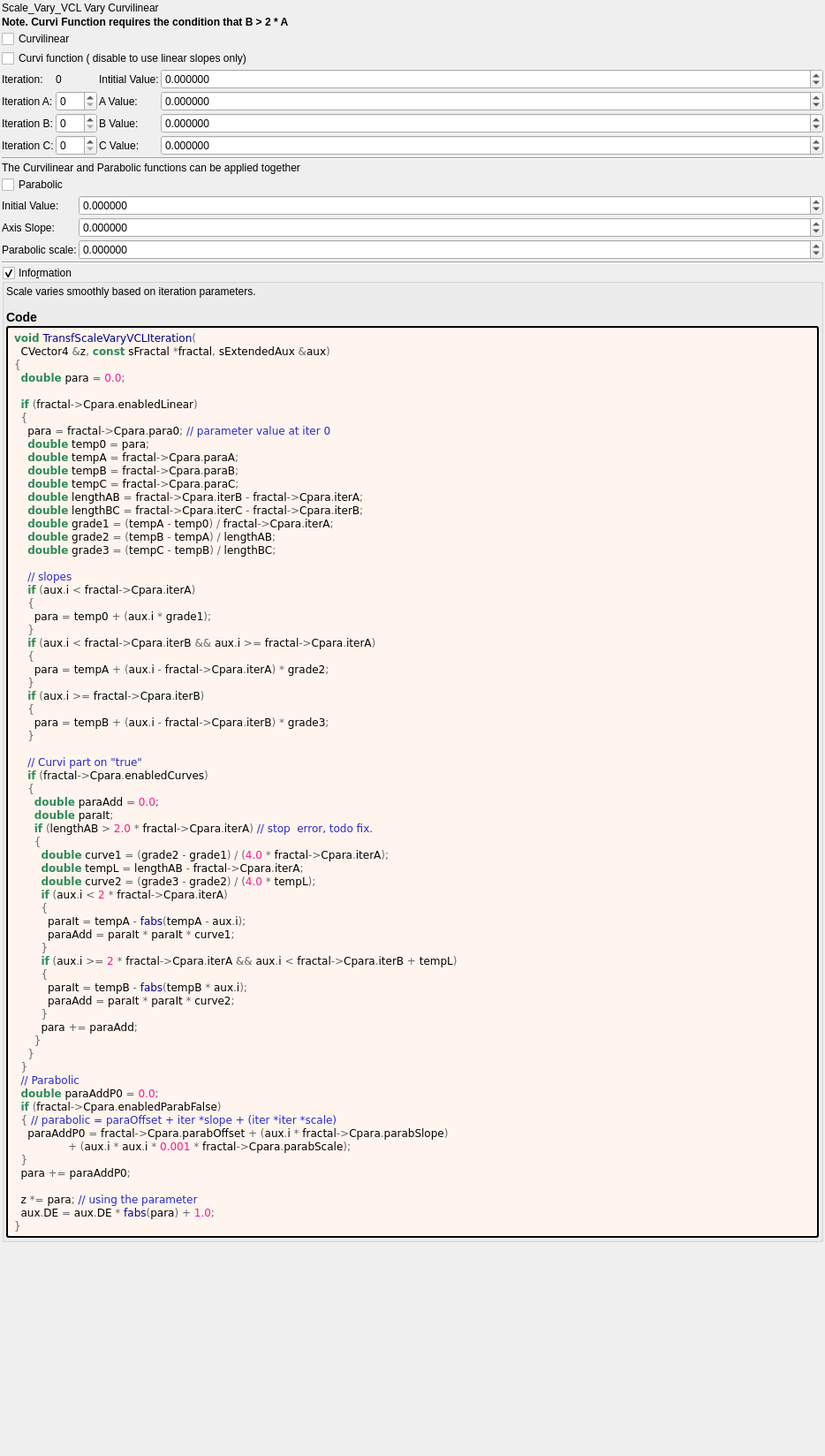
<?xml version="1.0" encoding="UTF-8"?>
<ui version="4.0">
 <class>transf_scale_vary_vcl</class>
 <widget class="QWidget" name="Form">
  <property name="geometry">
   <rect>
    <x>0</x>
    <y>0</y>
    <width>934</width>
    <height>1648</height>
   </rect>
  </property>
  <property name="windowTitle">
   <string notr="true">transf_scale_vary_vcl</string>
  </property>
  <layout class="QVBoxLayout" name="verticalLayout">
   <property name="spacing">
    <number>2</number>
   </property>
   <property name="leftMargin">
    <number>2</number>
   </property>
   <property name="topMargin">
    <number>2</number>
   </property>
   <property name="rightMargin">
    <number>2</number>
   </property>
   <property name="bottomMargin">
    <number>2</number>
   </property>
   <item>
    <widget class="QLabel" name="label_93">
     <property name="text">
      <string>Scale_Vary_VCL Vary Curvilinear</string>
     </property>
    </widget>
   </item>
   <item>
    <widget class="QLabel" name="label_99">
     <property name="font">
      <font>
       <weight>75</weight>
       <bold>true</bold>
      </font>
     </property>
     <property name="text">
      <string>Note. Curvi Function requires the condition that B &gt; 2 * A</string>
     </property>
     <property name="wordWrap">
      <bool>true</bool>
     </property>
    </widget>
   </item>
   <item>
    <layout class="QGridLayout" name="gridLayout_36" columnstretch="0,0,0,1">
     <property name="spacing">
      <number>2</number>
     </property>
     <item row="5" column="2">
      <widget class="QLabel" name="label_95">
       <property name="text">
        <string>B Value:</string>
       </property>
      </widget>
     </item>
     <item row="3" column="2">
      <widget class="QLabel" name="label_94">
       <property name="text">
        <string>Intitial Value:</string>
       </property>
      </widget>
     </item>
     <item row="6" column="1">
      <widget class="MySpinBox" name="spinboxInt_Cpara_iterC">
       <property name="sizePolicy">
        <sizepolicy hsizetype="Minimum" vsizetype="Maximum">
         <horstretch>0</horstretch>
         <verstretch>0</verstretch>
        </sizepolicy>
       </property>
       <property name="maximum">
        <number>999</number>
       </property>
      </widget>
     </item>
     <item row="3" column="3">
      <widget class="MyDoubleSpinBox" name="spinbox_Cpara_para0">
       <property name="sizePolicy">
        <sizepolicy hsizetype="Minimum" vsizetype="Maximum">
         <horstretch>0</horstretch>
         <verstretch>0</verstretch>
        </sizepolicy>
       </property>
       <property name="prefix">
        <string/>
       </property>
       <property name="suffix">
        <string/>
       </property>
       <property name="decimals">
        <number>6</number>
       </property>
       <property name="minimum">
        <double>-99.000000000000000</double>
       </property>
       <property name="maximum">
        <double>99.000000000000000</double>
       </property>
       <property name="singleStep">
        <double>0.100000000000000</double>
       </property>
      </widget>
     </item>
     <item row="5" column="3">
      <widget class="MyDoubleSpinBox" name="spinbox_Cpara_paraB">
       <property name="sizePolicy">
        <sizepolicy hsizetype="Minimum" vsizetype="Maximum">
         <horstretch>0</horstretch>
         <verstretch>0</verstretch>
        </sizepolicy>
       </property>
       <property name="prefix">
        <string/>
       </property>
       <property name="suffix">
        <string/>
       </property>
       <property name="decimals">
        <number>6</number>
       </property>
       <property name="minimum">
        <double>-99.000000000000000</double>
       </property>
       <property name="maximum">
        <double>99.000000000000000</double>
       </property>
       <property name="singleStep">
        <double>0.100000000000000</double>
       </property>
      </widget>
     </item>
     <item row="4" column="2">
      <widget class="QLabel" name="label_92">
       <property name="text">
        <string>A Value:</string>
       </property>
      </widget>
     </item>
     <item row="4" column="3">
      <widget class="MyDoubleSpinBox" name="spinbox_Cpara_paraA">
       <property name="sizePolicy">
        <sizepolicy hsizetype="Minimum" vsizetype="Maximum">
         <horstretch>0</horstretch>
         <verstretch>0</verstretch>
        </sizepolicy>
       </property>
       <property name="prefix">
        <string/>
       </property>
       <property name="suffix">
        <string/>
       </property>
       <property name="decimals">
        <number>6</number>
       </property>
       <property name="minimum">
        <double>-99.000000000000000</double>
       </property>
       <property name="maximum">
        <double>99.000000000000000</double>
       </property>
       <property name="singleStep">
        <double>0.100000000000000</double>
       </property>
      </widget>
     </item>
     <item row="5" column="1">
      <widget class="MySpinBox" name="spinboxInt_Cpara_iterB">
       <property name="sizePolicy">
        <sizepolicy hsizetype="Minimum" vsizetype="Maximum">
         <horstretch>0</horstretch>
         <verstretch>0</verstretch>
        </sizepolicy>
       </property>
       <property name="maximum">
        <number>999</number>
       </property>
      </widget>
     </item>
     <item row="3" column="0">
      <widget class="QLabel" name="label_171">
       <property name="text">
        <string>Iteration:</string>
       </property>
      </widget>
     </item>
     <item row="5" column="0">
      <widget class="QLabel" name="label_173">
       <property name="text">
        <string>Iteration B:</string>
       </property>
      </widget>
     </item>
     <item row="4" column="0">
      <widget class="QLabel" name="label_172">
       <property name="text">
        <string>Iteration A:</string>
       </property>
      </widget>
     </item>
     <item row="6" column="0">
      <widget class="QLabel" name="label_175">
       <property name="text">
        <string>Iteration C:</string>
       </property>
      </widget>
     </item>
     <item row="6" column="2">
      <widget class="QLabel" name="label_96">
       <property name="text">
        <string>C Value:</string>
       </property>
      </widget>
     </item>
     <item row="3" column="1">
      <widget class="QLabel" name="label_174">
       <property name="text">
        <string notr="true">0</string>
       </property>
      </widget>
     </item>
     <item row="4" column="1">
      <widget class="MySpinBox" name="spinboxInt_Cpara_iterA">
       <property name="sizePolicy">
        <sizepolicy hsizetype="Minimum" vsizetype="Maximum">
         <horstretch>0</horstretch>
         <verstretch>0</verstretch>
        </sizepolicy>
       </property>
       <property name="maximum">
        <number>999</number>
       </property>
      </widget>
     </item>
     <item row="6" column="3">
      <widget class="MyDoubleSpinBox" name="spinbox_Cpara_paraC">
       <property name="sizePolicy">
        <sizepolicy hsizetype="Minimum" vsizetype="Maximum">
         <horstretch>0</horstretch>
         <verstretch>0</verstretch>
        </sizepolicy>
       </property>
       <property name="prefix">
        <string/>
       </property>
       <property name="suffix">
        <string/>
       </property>
       <property name="decimals">
        <number>6</number>
       </property>
       <property name="minimum">
        <double>-99.000000000000000</double>
       </property>
       <property name="maximum">
        <double>99.000000000000000</double>
       </property>
       <property name="singleStep">
        <double>0.100000000000000</double>
       </property>
      </widget>
     </item>
     <item row="2" column="0" colspan="4">
      <widget class="MyCheckBox" name="checkBox_Cpara_enabledCurves">
       <property name="text">
        <string>Curvi function ( disable to use linear slopes only)</string>
       </property>
      </widget>
     </item>
     <item row="1" column="0" colspan="4">
      <widget class="MyCheckBox" name="checkBox_Cpara_enabledLinear">
       <property name="text">
        <string>Curvilinear</string>
       </property>
      </widget>
     </item>
    </layout>
   </item>
   <item>
    <widget class="Line" name="line_2">
     <property name="orientation">
      <enum>Qt::Horizontal</enum>
     </property>
    </widget>
   </item>
   <item>
    <widget class="QLabel" name="label_97">
     <property name="text">
      <string>The Curvilinear and Parabolic functions can be applied together</string>
     </property>
     <property name="wordWrap">
      <bool>true</bool>
     </property>
    </widget>
   </item>
   <item>
    <layout class="QGridLayout" name="gridLayout_37" columnstretch="0,1">
     <property name="spacing">
      <number>2</number>
     </property>
     <item row="0" column="0">
      <widget class="MyCheckBox" name="checkBox_Cpara_enabledParab_false">
       <property name="text">
        <string>Parabolic</string>
       </property>
      </widget>
     </item>
     <item row="2" column="1">
      <widget class="MyDoubleSpinBox" name="spinbox_Cpara_parab_slope">
       <property name="sizePolicy">
        <sizepolicy hsizetype="Minimum" vsizetype="Maximum">
         <horstretch>0</horstretch>
         <verstretch>0</verstretch>
        </sizepolicy>
       </property>
       <property name="prefix">
        <string/>
       </property>
       <property name="suffix">
        <string/>
       </property>
       <property name="decimals">
        <number>6</number>
       </property>
       <property name="minimum">
        <double>-99.000000000000000</double>
       </property>
       <property name="maximum">
        <double>99.000000000000000</double>
       </property>
       <property name="singleStep">
        <double>0.100000000000000</double>
       </property>
      </widget>
     </item>
     <item row="3" column="0">
      <widget class="QLabel" name="label_98">
       <property name="text">
        <string>Parabolic scale:</string>
       </property>
      </widget>
     </item>
     <item row="3" column="1">
      <widget class="MyDoubleSpinBox" name="spinbox_Cpara_parab_scale">
       <property name="sizePolicy">
        <sizepolicy hsizetype="Minimum" vsizetype="Maximum">
         <horstretch>0</horstretch>
         <verstretch>0</verstretch>
        </sizepolicy>
       </property>
       <property name="prefix">
        <string/>
       </property>
       <property name="suffix">
        <string/>
       </property>
       <property name="decimals">
        <number>6</number>
       </property>
       <property name="minimum">
        <double>-9999.000000000000000</double>
       </property>
       <property name="maximum">
        <double>9999.000000000000000</double>
       </property>
       <property name="singleStep">
        <double>0.100000000000000</double>
       </property>
      </widget>
     </item>
     <item row="2" column="0">
      <widget class="QLabel" name="label_101">
       <property name="text">
        <string>Axis Slope:</string>
       </property>
      </widget>
     </item>
     <item row="1" column="1">
      <widget class="MyDoubleSpinBox" name="spinbox_Cpara_parab_offset">
       <property name="sizePolicy">
        <sizepolicy hsizetype="Minimum" vsizetype="Maximum">
         <horstretch>0</horstretch>
         <verstretch>0</verstretch>
        </sizepolicy>
       </property>
       <property name="prefix">
        <string/>
       </property>
       <property name="suffix">
        <string/>
       </property>
       <property name="decimals">
        <number>6</number>
       </property>
       <property name="minimum">
        <double>-99.000000000000000</double>
       </property>
       <property name="maximum">
        <double>99.000000000000000</double>
       </property>
       <property name="singleStep">
        <double>0.100000000000000</double>
       </property>
      </widget>
     </item>
     <item row="1" column="0">
      <widget class="QLabel" name="label_100">
       <property name="text">
        <string>Initial Value:</string>
       </property>
      </widget>
     </item>
    </layout>
   </item>
   <item>
    <widget class="Line" name="line">
     <property name="orientation">
      <enum>Qt::Horizontal</enum>
     </property>
    </widget>
   </item>
   <item>
    <widget class="MyGroupBox" name="groupCheck_info">
     <property name="title">
      <string>Info&amp;rmation</string>
     </property>
     <property name="flat">
      <bool>false</bool>
     </property>
     <property name="checkable">
      <bool>true</bool>
     </property>
     <layout class="QVBoxLayout" name="verticalLayout_2">
      <property name="spacing">
       <number>2</number>
      </property>
      <property name="leftMargin">
       <number>2</number>
      </property>
      <property name="topMargin">
       <number>2</number>
      </property>
      <property name="rightMargin">
       <number>2</number>
      </property>
      <property name="bottomMargin">
       <number>2</number>
      </property>
      <item>
       <widget class="QLabel" name="label_information_general">
        <property name="text">
         <string notr="true">&lt;p&gt;Scale varies smoothly based on iteration parameters.&lt;/p&gt;&lt;table&gt;
&lt;/table&gt;
&lt;h3&gt;Code&lt;/h3&gt;</string>
        </property>
        <property name="wordWrap">
         <bool>true</bool>
        </property>
        <property name="openExternalLinks">
         <bool>true</bool>
        </property>
        <property name="textInteractionFlags">
         <set>Qt::LinksAccessibleByMouse|Qt::TextSelectableByMouse</set>
        </property>
       </widget>
      </item>
      <item>
       <widget class="QLabel" name="label_code_content">
        <property name="styleSheet">
         <string notr="true">border-style: outset; border-width: 2px; border-radius: 3px; border-color: black; background-color: #fff5ee; padding: 4px;</string>
        </property>
        <property name="text">
         <string notr="true">&lt;body style=&quot;background-color:#fff5ee&quot;&gt;
&lt;pre style=&quot;color:#000000; background-color:#fff5ee;  font-family:'Courier New',monospace;&quot;&gt;&lt;span style=&quot;color:#2e8b57; font-weight:bold&quot;&gt;void&lt;/span&gt; &lt;span style=&quot;color:#00008f&quot;&gt;TransfScaleVaryVCLIteration&lt;/span&gt;&lt;span style=&quot;color:#676767&quot;&gt;(&lt;/span&gt;
  CVector4 &lt;span style=&quot;color:#676767&quot;&gt;&amp;amp;&lt;/span&gt;z&lt;span style=&quot;color:#676767&quot;&gt;,&lt;/span&gt; &lt;span style=&quot;color:#2e8b57; font-weight:bold&quot;&gt;const&lt;/span&gt; sFractal &lt;span style=&quot;color:#676767&quot;&gt;*&lt;/span&gt;fractal&lt;span style=&quot;color:#676767&quot;&gt;,&lt;/span&gt; sExtendedAux &lt;span style=&quot;color:#676767&quot;&gt;&amp;amp;&lt;/span&gt;aux&lt;span style=&quot;color:#676767&quot;&gt;)&lt;/span&gt;
&lt;span style=&quot;color:#676767&quot;&gt;{&lt;/span&gt;
  &lt;span style=&quot;color:#2e8b57; font-weight:bold&quot;&gt;double&lt;/span&gt; para &lt;span style=&quot;color:#676767&quot;&gt;=&lt;/span&gt; &lt;span style=&quot;color:#ff1493&quot;&gt;0.0&lt;/span&gt;&lt;span style=&quot;color:#676767&quot;&gt;;&lt;/span&gt;

  &lt;span style=&quot;color:#2e8b57; font-weight:bold&quot;&gt;if&lt;/span&gt; &lt;span style=&quot;color:#676767&quot;&gt;(&lt;/span&gt;fractal&lt;span style=&quot;color:#676767&quot;&gt;-&amp;gt;&lt;/span&gt;Cpara&lt;span style=&quot;color:#676767&quot;&gt;.&lt;/span&gt;enabledLinear&lt;span style=&quot;color:#676767&quot;&gt;)&lt;/span&gt;
  &lt;span style=&quot;color:#676767&quot;&gt;{&lt;/span&gt;
    para &lt;span style=&quot;color:#676767&quot;&gt;=&lt;/span&gt; fractal&lt;span style=&quot;color:#676767&quot;&gt;-&amp;gt;&lt;/span&gt;Cpara&lt;span style=&quot;color:#676767&quot;&gt;.&lt;/span&gt;para0&lt;span style=&quot;color:#676767&quot;&gt;;&lt;/span&gt; &lt;span style=&quot;color:#2929cc&quot;&gt;// parameter value at iter 0&lt;/span&gt;
    &lt;span style=&quot;color:#2e8b57; font-weight:bold&quot;&gt;double&lt;/span&gt; temp0 &lt;span style=&quot;color:#676767&quot;&gt;=&lt;/span&gt; para&lt;span style=&quot;color:#676767&quot;&gt;;&lt;/span&gt;
    &lt;span style=&quot;color:#2e8b57; font-weight:bold&quot;&gt;double&lt;/span&gt; tempA &lt;span style=&quot;color:#676767&quot;&gt;=&lt;/span&gt; fractal&lt;span style=&quot;color:#676767&quot;&gt;-&amp;gt;&lt;/span&gt;Cpara&lt;span style=&quot;color:#676767&quot;&gt;.&lt;/span&gt;paraA&lt;span style=&quot;color:#676767&quot;&gt;;&lt;/span&gt;
    &lt;span style=&quot;color:#2e8b57; font-weight:bold&quot;&gt;double&lt;/span&gt; tempB &lt;span style=&quot;color:#676767&quot;&gt;=&lt;/span&gt; fractal&lt;span style=&quot;color:#676767&quot;&gt;-&amp;gt;&lt;/span&gt;Cpara&lt;span style=&quot;color:#676767&quot;&gt;.&lt;/span&gt;paraB&lt;span style=&quot;color:#676767&quot;&gt;;&lt;/span&gt;
    &lt;span style=&quot;color:#2e8b57; font-weight:bold&quot;&gt;double&lt;/span&gt; tempC &lt;span style=&quot;color:#676767&quot;&gt;=&lt;/span&gt; fractal&lt;span style=&quot;color:#676767&quot;&gt;-&amp;gt;&lt;/span&gt;Cpara&lt;span style=&quot;color:#676767&quot;&gt;.&lt;/span&gt;paraC&lt;span style=&quot;color:#676767&quot;&gt;;&lt;/span&gt;
    &lt;span style=&quot;color:#2e8b57; font-weight:bold&quot;&gt;double&lt;/span&gt; lengthAB &lt;span style=&quot;color:#676767&quot;&gt;=&lt;/span&gt; fractal&lt;span style=&quot;color:#676767&quot;&gt;-&amp;gt;&lt;/span&gt;Cpara&lt;span style=&quot;color:#676767&quot;&gt;.&lt;/span&gt;iterB &lt;span style=&quot;color:#676767&quot;&gt;-&lt;/span&gt; fractal&lt;span style=&quot;color:#676767&quot;&gt;-&amp;gt;&lt;/span&gt;Cpara&lt;span style=&quot;color:#676767&quot;&gt;.&lt;/span&gt;iterA&lt;span style=&quot;color:#676767&quot;&gt;;&lt;/span&gt;
    &lt;span style=&quot;color:#2e8b57; font-weight:bold&quot;&gt;double&lt;/span&gt; lengthBC &lt;span style=&quot;color:#676767&quot;&gt;=&lt;/span&gt; fractal&lt;span style=&quot;color:#676767&quot;&gt;-&amp;gt;&lt;/span&gt;Cpara&lt;span style=&quot;color:#676767&quot;&gt;.&lt;/span&gt;iterC &lt;span style=&quot;color:#676767&quot;&gt;-&lt;/span&gt; fractal&lt;span style=&quot;color:#676767&quot;&gt;-&amp;gt;&lt;/span&gt;Cpara&lt;span style=&quot;color:#676767&quot;&gt;.&lt;/span&gt;iterB&lt;span style=&quot;color:#676767&quot;&gt;;&lt;/span&gt;
    &lt;span style=&quot;color:#2e8b57; font-weight:bold&quot;&gt;double&lt;/span&gt; grade1 &lt;span style=&quot;color:#676767&quot;&gt;= (&lt;/span&gt;tempA &lt;span style=&quot;color:#676767&quot;&gt;-&lt;/span&gt; temp0&lt;span style=&quot;color:#676767&quot;&gt;) /&lt;/span&gt; fractal&lt;span style=&quot;color:#676767&quot;&gt;-&amp;gt;&lt;/span&gt;Cpara&lt;span style=&quot;color:#676767&quot;&gt;.&lt;/span&gt;iterA&lt;span style=&quot;color:#676767&quot;&gt;;&lt;/span&gt;
    &lt;span style=&quot;color:#2e8b57; font-weight:bold&quot;&gt;double&lt;/span&gt; grade2 &lt;span style=&quot;color:#676767&quot;&gt;= (&lt;/span&gt;tempB &lt;span style=&quot;color:#676767&quot;&gt;-&lt;/span&gt; tempA&lt;span style=&quot;color:#676767&quot;&gt;) /&lt;/span&gt; lengthAB&lt;span style=&quot;color:#676767&quot;&gt;;&lt;/span&gt;
    &lt;span style=&quot;color:#2e8b57; font-weight:bold&quot;&gt;double&lt;/span&gt; grade3 &lt;span style=&quot;color:#676767&quot;&gt;= (&lt;/span&gt;tempC &lt;span style=&quot;color:#676767&quot;&gt;-&lt;/span&gt; tempB&lt;span style=&quot;color:#676767&quot;&gt;) /&lt;/span&gt; lengthBC&lt;span style=&quot;color:#676767&quot;&gt;;&lt;/span&gt;

    &lt;span style=&quot;color:#2929cc&quot;&gt;// slopes&lt;/span&gt;
    &lt;span style=&quot;color:#2e8b57; font-weight:bold&quot;&gt;if&lt;/span&gt; &lt;span style=&quot;color:#676767&quot;&gt;(&lt;/span&gt;aux&lt;span style=&quot;color:#676767&quot;&gt;.&lt;/span&gt;i &lt;span style=&quot;color:#676767&quot;&gt;&amp;lt;&lt;/span&gt; fractal&lt;span style=&quot;color:#676767&quot;&gt;-&amp;gt;&lt;/span&gt;Cpara&lt;span style=&quot;color:#676767&quot;&gt;.&lt;/span&gt;iterA&lt;span style=&quot;color:#676767&quot;&gt;)&lt;/span&gt;
    &lt;span style=&quot;color:#676767&quot;&gt;{&lt;/span&gt;
      para &lt;span style=&quot;color:#676767&quot;&gt;=&lt;/span&gt; temp0 &lt;span style=&quot;color:#676767&quot;&gt;+ (&lt;/span&gt;aux&lt;span style=&quot;color:#676767&quot;&gt;.&lt;/span&gt;i &lt;span style=&quot;color:#676767&quot;&gt;*&lt;/span&gt; grade1&lt;span style=&quot;color:#676767&quot;&gt;);&lt;/span&gt;
    &lt;span style=&quot;color:#676767&quot;&gt;}&lt;/span&gt;
    &lt;span style=&quot;color:#2e8b57; font-weight:bold&quot;&gt;if&lt;/span&gt; &lt;span style=&quot;color:#676767&quot;&gt;(&lt;/span&gt;aux&lt;span style=&quot;color:#676767&quot;&gt;.&lt;/span&gt;i &lt;span style=&quot;color:#676767&quot;&gt;&amp;lt;&lt;/span&gt; fractal&lt;span style=&quot;color:#676767&quot;&gt;-&amp;gt;&lt;/span&gt;Cpara&lt;span style=&quot;color:#676767&quot;&gt;.&lt;/span&gt;iterB &lt;span style=&quot;color:#676767&quot;&gt;&amp;amp;&amp;amp;&lt;/span&gt; aux&lt;span style=&quot;color:#676767&quot;&gt;.&lt;/span&gt;i &lt;span style=&quot;color:#676767&quot;&gt;&amp;gt;=&lt;/span&gt; fractal&lt;span style=&quot;color:#676767&quot;&gt;-&amp;gt;&lt;/span&gt;Cpara&lt;span style=&quot;color:#676767&quot;&gt;.&lt;/span&gt;iterA&lt;span style=&quot;color:#676767&quot;&gt;)&lt;/span&gt;
    &lt;span style=&quot;color:#676767&quot;&gt;{&lt;/span&gt;
      para &lt;span style=&quot;color:#676767&quot;&gt;=&lt;/span&gt; tempA &lt;span style=&quot;color:#676767&quot;&gt;+ (&lt;/span&gt;aux&lt;span style=&quot;color:#676767&quot;&gt;.&lt;/span&gt;i &lt;span style=&quot;color:#676767&quot;&gt;-&lt;/span&gt; fractal&lt;span style=&quot;color:#676767&quot;&gt;-&amp;gt;&lt;/span&gt;Cpara&lt;span style=&quot;color:#676767&quot;&gt;.&lt;/span&gt;iterA&lt;span style=&quot;color:#676767&quot;&gt;) *&lt;/span&gt; grade2&lt;span style=&quot;color:#676767&quot;&gt;;&lt;/span&gt;
    &lt;span style=&quot;color:#676767&quot;&gt;}&lt;/span&gt;
    &lt;span style=&quot;color:#2e8b57; font-weight:bold&quot;&gt;if&lt;/span&gt; &lt;span style=&quot;color:#676767&quot;&gt;(&lt;/span&gt;aux&lt;span style=&quot;color:#676767&quot;&gt;.&lt;/span&gt;i &lt;span style=&quot;color:#676767&quot;&gt;&amp;gt;=&lt;/span&gt; fractal&lt;span style=&quot;color:#676767&quot;&gt;-&amp;gt;&lt;/span&gt;Cpara&lt;span style=&quot;color:#676767&quot;&gt;.&lt;/span&gt;iterB&lt;span style=&quot;color:#676767&quot;&gt;)&lt;/span&gt;
    &lt;span style=&quot;color:#676767&quot;&gt;{&lt;/span&gt;
      para &lt;span style=&quot;color:#676767&quot;&gt;=&lt;/span&gt; tempB &lt;span style=&quot;color:#676767&quot;&gt;+ (&lt;/span&gt;aux&lt;span style=&quot;color:#676767&quot;&gt;.&lt;/span&gt;i &lt;span style=&quot;color:#676767&quot;&gt;-&lt;/span&gt; fractal&lt;span style=&quot;color:#676767&quot;&gt;-&amp;gt;&lt;/span&gt;Cpara&lt;span style=&quot;color:#676767&quot;&gt;.&lt;/span&gt;iterB&lt;span style=&quot;color:#676767&quot;&gt;) *&lt;/span&gt; grade3&lt;span style=&quot;color:#676767&quot;&gt;;&lt;/span&gt;
    &lt;span style=&quot;color:#676767&quot;&gt;}&lt;/span&gt;

    &lt;span style=&quot;color:#2929cc&quot;&gt;// Curvi part on &amp;quot;true&amp;quot;&lt;/span&gt;
    &lt;span style=&quot;color:#2e8b57; font-weight:bold&quot;&gt;if&lt;/span&gt; &lt;span style=&quot;color:#676767&quot;&gt;(&lt;/span&gt;fractal&lt;span style=&quot;color:#676767&quot;&gt;-&amp;gt;&lt;/span&gt;Cpara&lt;span style=&quot;color:#676767&quot;&gt;.&lt;/span&gt;enabledCurves&lt;span style=&quot;color:#676767&quot;&gt;)&lt;/span&gt;
    &lt;span style=&quot;color:#676767&quot;&gt;{&lt;/span&gt;
      &lt;span style=&quot;color:#2e8b57; font-weight:bold&quot;&gt;double&lt;/span&gt; paraAdd &lt;span style=&quot;color:#676767&quot;&gt;=&lt;/span&gt; &lt;span style=&quot;color:#ff1493&quot;&gt;0.0&lt;/span&gt;&lt;span style=&quot;color:#676767&quot;&gt;;&lt;/span&gt;
      &lt;span style=&quot;color:#2e8b57; font-weight:bold&quot;&gt;double&lt;/span&gt; paraIt&lt;span style=&quot;color:#676767&quot;&gt;;&lt;/span&gt;
      &lt;span style=&quot;color:#2e8b57; font-weight:bold&quot;&gt;if&lt;/span&gt; &lt;span style=&quot;color:#676767&quot;&gt;(&lt;/span&gt;lengthAB &lt;span style=&quot;color:#676767&quot;&gt;&amp;gt;&lt;/span&gt; &lt;span style=&quot;color:#ff1493&quot;&gt;2.0&lt;/span&gt; &lt;span style=&quot;color:#676767&quot;&gt;*&lt;/span&gt; fractal&lt;span style=&quot;color:#676767&quot;&gt;-&amp;gt;&lt;/span&gt;Cpara&lt;span style=&quot;color:#676767&quot;&gt;.&lt;/span&gt;iterA&lt;span style=&quot;color:#676767&quot;&gt;)&lt;/span&gt; &lt;span style=&quot;color:#2929cc&quot;&gt;// stop  error, todo fix.&lt;/span&gt;
      &lt;span style=&quot;color:#676767&quot;&gt;{&lt;/span&gt;
        &lt;span style=&quot;color:#2e8b57; font-weight:bold&quot;&gt;double&lt;/span&gt; curve1 &lt;span style=&quot;color:#676767&quot;&gt;= (&lt;/span&gt;grade2 &lt;span style=&quot;color:#676767&quot;&gt;-&lt;/span&gt; grade1&lt;span style=&quot;color:#676767&quot;&gt;) / (&lt;/span&gt;&lt;span style=&quot;color:#ff1493&quot;&gt;4.0&lt;/span&gt; &lt;span style=&quot;color:#676767&quot;&gt;*&lt;/span&gt; fractal&lt;span style=&quot;color:#676767&quot;&gt;-&amp;gt;&lt;/span&gt;Cpara&lt;span style=&quot;color:#676767&quot;&gt;.&lt;/span&gt;iterA&lt;span style=&quot;color:#676767&quot;&gt;);&lt;/span&gt;
        &lt;span style=&quot;color:#2e8b57; font-weight:bold&quot;&gt;double&lt;/span&gt; tempL &lt;span style=&quot;color:#676767&quot;&gt;=&lt;/span&gt; lengthAB &lt;span style=&quot;color:#676767&quot;&gt;-&lt;/span&gt; fractal&lt;span style=&quot;color:#676767&quot;&gt;-&amp;gt;&lt;/span&gt;Cpara&lt;span style=&quot;color:#676767&quot;&gt;.&lt;/span&gt;iterA&lt;span style=&quot;color:#676767&quot;&gt;;&lt;/span&gt;
        &lt;span style=&quot;color:#2e8b57; font-weight:bold&quot;&gt;double&lt;/span&gt; curve2 &lt;span style=&quot;color:#676767&quot;&gt;= (&lt;/span&gt;grade3 &lt;span style=&quot;color:#676767&quot;&gt;-&lt;/span&gt; grade2&lt;span style=&quot;color:#676767&quot;&gt;) / (&lt;/span&gt;&lt;span style=&quot;color:#ff1493&quot;&gt;4.0&lt;/span&gt; &lt;span style=&quot;color:#676767&quot;&gt;*&lt;/span&gt; tempL&lt;span style=&quot;color:#676767&quot;&gt;);&lt;/span&gt;
        &lt;span style=&quot;color:#2e8b57; font-weight:bold&quot;&gt;if&lt;/span&gt; &lt;span style=&quot;color:#676767&quot;&gt;(&lt;/span&gt;aux&lt;span style=&quot;color:#676767&quot;&gt;.&lt;/span&gt;i &lt;span style=&quot;color:#676767&quot;&gt;&amp;lt;&lt;/span&gt; &lt;span style=&quot;color:#ff1493&quot;&gt;2&lt;/span&gt; &lt;span style=&quot;color:#676767&quot;&gt;*&lt;/span&gt; fractal&lt;span style=&quot;color:#676767&quot;&gt;-&amp;gt;&lt;/span&gt;Cpara&lt;span style=&quot;color:#676767&quot;&gt;.&lt;/span&gt;iterA&lt;span style=&quot;color:#676767&quot;&gt;)&lt;/span&gt;
        &lt;span style=&quot;color:#676767&quot;&gt;{&lt;/span&gt;
          paraIt &lt;span style=&quot;color:#676767&quot;&gt;=&lt;/span&gt; tempA &lt;span style=&quot;color:#676767&quot;&gt;-&lt;/span&gt; &lt;span style=&quot;color:#00008f&quot;&gt;fabs&lt;/span&gt;&lt;span style=&quot;color:#676767&quot;&gt;(&lt;/span&gt;tempA &lt;span style=&quot;color:#676767&quot;&gt;-&lt;/span&gt; aux&lt;span style=&quot;color:#676767&quot;&gt;.&lt;/span&gt;i&lt;span style=&quot;color:#676767&quot;&gt;);&lt;/span&gt;
          paraAdd &lt;span style=&quot;color:#676767&quot;&gt;=&lt;/span&gt; paraIt &lt;span style=&quot;color:#676767&quot;&gt;*&lt;/span&gt; paraIt &lt;span style=&quot;color:#676767&quot;&gt;*&lt;/span&gt; curve1&lt;span style=&quot;color:#676767&quot;&gt;;&lt;/span&gt;
        &lt;span style=&quot;color:#676767&quot;&gt;}&lt;/span&gt;
        &lt;span style=&quot;color:#2e8b57; font-weight:bold&quot;&gt;if&lt;/span&gt; &lt;span style=&quot;color:#676767&quot;&gt;(&lt;/span&gt;aux&lt;span style=&quot;color:#676767&quot;&gt;.&lt;/span&gt;i &lt;span style=&quot;color:#676767&quot;&gt;&amp;gt;=&lt;/span&gt; &lt;span style=&quot;color:#ff1493&quot;&gt;2&lt;/span&gt; &lt;span style=&quot;color:#676767&quot;&gt;*&lt;/span&gt; fractal&lt;span style=&quot;color:#676767&quot;&gt;-&amp;gt;&lt;/span&gt;Cpara&lt;span style=&quot;color:#676767&quot;&gt;.&lt;/span&gt;iterA &lt;span style=&quot;color:#676767&quot;&gt;&amp;amp;&amp;amp;&lt;/span&gt; aux&lt;span style=&quot;color:#676767&quot;&gt;.&lt;/span&gt;i &lt;span style=&quot;color:#676767&quot;&gt;&amp;lt;&lt;/span&gt; fractal&lt;span style=&quot;color:#676767&quot;&gt;-&amp;gt;&lt;/span&gt;Cpara&lt;span style=&quot;color:#676767&quot;&gt;.&lt;/span&gt;iterB &lt;span style=&quot;color:#676767&quot;&gt;+&lt;/span&gt; tempL&lt;span style=&quot;color:#676767&quot;&gt;)&lt;/span&gt;
        &lt;span style=&quot;color:#676767&quot;&gt;{&lt;/span&gt;
          paraIt &lt;span style=&quot;color:#676767&quot;&gt;=&lt;/span&gt; tempB &lt;span style=&quot;color:#676767&quot;&gt;-&lt;/span&gt; &lt;span style=&quot;color:#00008f&quot;&gt;fabs&lt;/span&gt;&lt;span style=&quot;color:#676767&quot;&gt;(&lt;/span&gt;tempB &lt;span style=&quot;color:#676767&quot;&gt;*&lt;/span&gt; aux&lt;span style=&quot;color:#676767&quot;&gt;.&lt;/span&gt;i&lt;span style=&quot;color:#676767&quot;&gt;);&lt;/span&gt;
          paraAdd &lt;span style=&quot;color:#676767&quot;&gt;=&lt;/span&gt; paraIt &lt;span style=&quot;color:#676767&quot;&gt;*&lt;/span&gt; paraIt &lt;span style=&quot;color:#676767&quot;&gt;*&lt;/span&gt; curve2&lt;span style=&quot;color:#676767&quot;&gt;;&lt;/span&gt;
        &lt;span style=&quot;color:#676767&quot;&gt;}&lt;/span&gt;
        para &lt;span style=&quot;color:#676767&quot;&gt;+=&lt;/span&gt; paraAdd&lt;span style=&quot;color:#676767&quot;&gt;;&lt;/span&gt;
      &lt;span style=&quot;color:#676767&quot;&gt;}&lt;/span&gt;
    &lt;span style=&quot;color:#676767&quot;&gt;}&lt;/span&gt;
  &lt;span style=&quot;color:#676767&quot;&gt;}&lt;/span&gt;
  &lt;span style=&quot;color:#2929cc&quot;&gt;// Parabolic&lt;/span&gt;
  &lt;span style=&quot;color:#2e8b57; font-weight:bold&quot;&gt;double&lt;/span&gt; paraAddP0 &lt;span style=&quot;color:#676767&quot;&gt;=&lt;/span&gt; &lt;span style=&quot;color:#ff1493&quot;&gt;0.0&lt;/span&gt;&lt;span style=&quot;color:#676767&quot;&gt;;&lt;/span&gt;
  &lt;span style=&quot;color:#2e8b57; font-weight:bold&quot;&gt;if&lt;/span&gt; &lt;span style=&quot;color:#676767&quot;&gt;(&lt;/span&gt;fractal&lt;span style=&quot;color:#676767&quot;&gt;-&amp;gt;&lt;/span&gt;Cpara&lt;span style=&quot;color:#676767&quot;&gt;.&lt;/span&gt;enabledParabFalse&lt;span style=&quot;color:#676767&quot;&gt;)&lt;/span&gt;
  &lt;span style=&quot;color:#676767&quot;&gt;{&lt;/span&gt; &lt;span style=&quot;color:#2929cc&quot;&gt;// parabolic = paraOffset + iter *slope + (iter *iter *scale)&lt;/span&gt;
    paraAddP0 &lt;span style=&quot;color:#676767&quot;&gt;=&lt;/span&gt; fractal&lt;span style=&quot;color:#676767&quot;&gt;-&amp;gt;&lt;/span&gt;Cpara&lt;span style=&quot;color:#676767&quot;&gt;.&lt;/span&gt;parabOffset &lt;span style=&quot;color:#676767&quot;&gt;+ (&lt;/span&gt;aux&lt;span style=&quot;color:#676767&quot;&gt;.&lt;/span&gt;i &lt;span style=&quot;color:#676767&quot;&gt;*&lt;/span&gt; fractal&lt;span style=&quot;color:#676767&quot;&gt;-&amp;gt;&lt;/span&gt;Cpara&lt;span style=&quot;color:#676767&quot;&gt;.&lt;/span&gt;parabSlope&lt;span style=&quot;color:#676767&quot;&gt;)&lt;/span&gt;
                &lt;span style=&quot;color:#676767&quot;&gt;+ (&lt;/span&gt;aux&lt;span style=&quot;color:#676767&quot;&gt;.&lt;/span&gt;i &lt;span style=&quot;color:#676767&quot;&gt;*&lt;/span&gt; aux&lt;span style=&quot;color:#676767&quot;&gt;.&lt;/span&gt;i &lt;span style=&quot;color:#676767&quot;&gt;*&lt;/span&gt; &lt;span style=&quot;color:#ff1493&quot;&gt;0.001&lt;/span&gt; &lt;span style=&quot;color:#676767&quot;&gt;*&lt;/span&gt; fractal&lt;span style=&quot;color:#676767&quot;&gt;-&amp;gt;&lt;/span&gt;Cpara&lt;span style=&quot;color:#676767&quot;&gt;.&lt;/span&gt;parabScale&lt;span style=&quot;color:#676767&quot;&gt;);&lt;/span&gt;
  &lt;span style=&quot;color:#676767&quot;&gt;}&lt;/span&gt;
  para &lt;span style=&quot;color:#676767&quot;&gt;+=&lt;/span&gt; paraAddP0&lt;span style=&quot;color:#676767&quot;&gt;;&lt;/span&gt;

  z &lt;span style=&quot;color:#676767&quot;&gt;*=&lt;/span&gt; para&lt;span style=&quot;color:#676767&quot;&gt;;&lt;/span&gt; &lt;span style=&quot;color:#2929cc&quot;&gt;// using the parameter&lt;/span&gt;
  aux&lt;span style=&quot;color:#676767&quot;&gt;.&lt;/span&gt;DE &lt;span style=&quot;color:#676767&quot;&gt;=&lt;/span&gt; aux&lt;span style=&quot;color:#676767&quot;&gt;.&lt;/span&gt;DE &lt;span style=&quot;color:#676767&quot;&gt;*&lt;/span&gt; &lt;span style=&quot;color:#00008f&quot;&gt;fabs&lt;/span&gt;&lt;span style=&quot;color:#676767&quot;&gt;(&lt;/span&gt;para&lt;span style=&quot;color:#676767&quot;&gt;) +&lt;/span&gt; &lt;span style=&quot;color:#ff1493&quot;&gt;1.0&lt;/span&gt;&lt;span style=&quot;color:#676767&quot;&gt;;&lt;/span&gt;
&lt;span style=&quot;color:#676767&quot;&gt;}&lt;/span&gt;
&lt;/pre&gt;
&lt;/body&gt;</string>
        </property>
        <property name="wordWrap">
         <bool>true</bool>
        </property>
        <property name="openExternalLinks">
         <bool>true</bool>
        </property>
        <property name="textInteractionFlags">
         <set>Qt::LinksAccessibleByMouse|Qt::TextSelectableByMouse</set>
        </property>
       </widget>
      </item>
     </layout>
    </widget>
   </item>
   <item>
    <spacer name="verticalSpacer">
     <property name="orientation">
      <enum>Qt::Vertical</enum>
     </property>
     <property name="sizeHint" stdset="0">
      <size>
       <width>20</width>
       <height>40</height>
      </size>
     </property>
    </spacer>
   </item>
  </layout>
 </widget>
 <customwidgets>
  <customwidget>
   <class>MyDoubleSpinBox</class>
   <extends>QDoubleSpinBox</extends>
   <header>my_double_spin_box.h</header>
  </customwidget>
  <customwidget>
   <class>MyGroupBox</class>
   <extends>QGroupBox</extends>
   <header>my_group_box.h</header>
   <container>1</container>
  </customwidget>
  <customwidget>
   <class>MySpinBox</class>
   <extends>QSpinBox</extends>
   <header>my_spin_box.h</header>
  </customwidget>
  <customwidget>
   <class>MyCheckBox</class>
   <extends>QCheckBox</extends>
   <header>my_check_box.h</header>
  </customwidget>
 </customwidgets>
 <tabstops>
  <tabstop>checkBox_Cpara_enabledLinear</tabstop>
  <tabstop>spinbox_Cpara_para0</tabstop>
  <tabstop>spinboxInt_Cpara_iterA</tabstop>
  <tabstop>spinbox_Cpara_paraA</tabstop>
  <tabstop>spinboxInt_Cpara_iterB</tabstop>
  <tabstop>spinbox_Cpara_paraB</tabstop>
  <tabstop>spinboxInt_Cpara_iterC</tabstop>
  <tabstop>spinbox_Cpara_paraC</tabstop>
  <tabstop>checkBox_Cpara_enabledParab_false</tabstop>
  <tabstop>spinbox_Cpara_parab_offset</tabstop>
  <tabstop>spinbox_Cpara_parab_slope</tabstop>
  <tabstop>spinbox_Cpara_parab_scale</tabstop>
  <tabstop>groupCheck_info</tabstop>
 </tabstops>
 <resources/>
 <connections/>
</ui>
